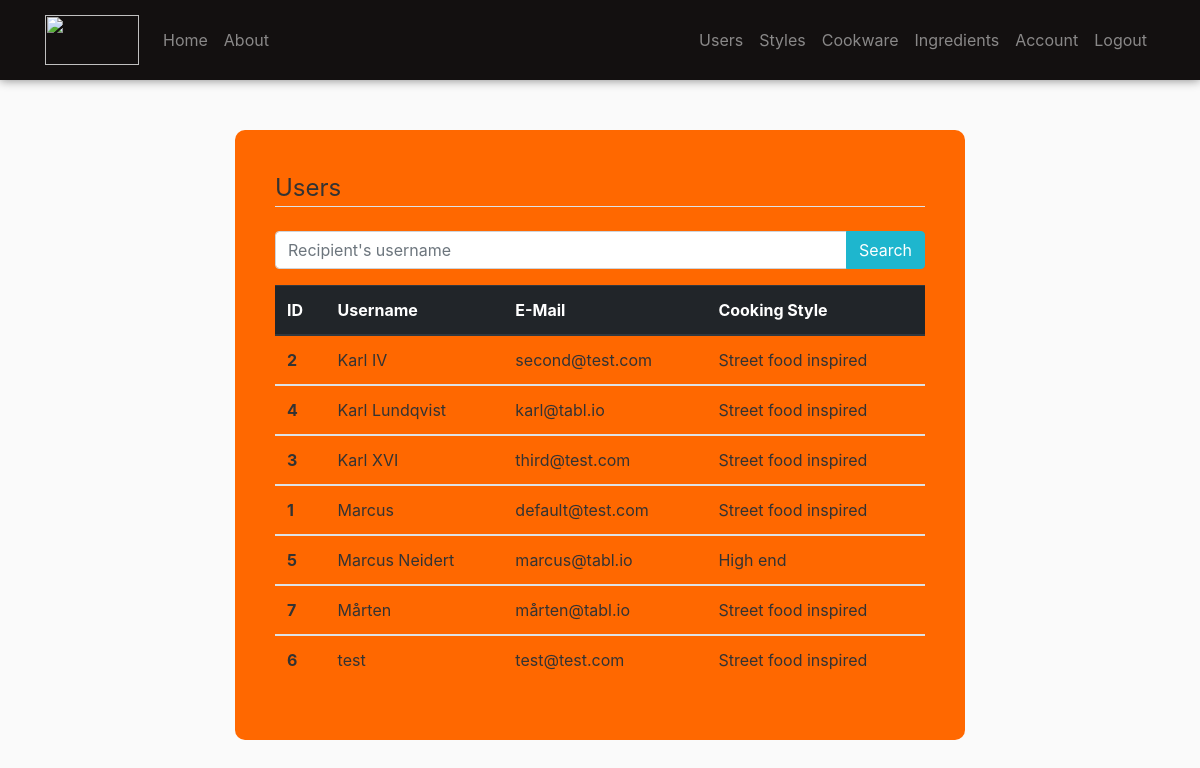
/users (signed in), run on the app's committed database.
### tabl/models.py (models this page shows, shortened)
@dataclass  # dataclass is used to allow for converting objects to JSON in the webservice
class User(db.Model, UserMixin):
    is_admin   = db.Column(db.Boolean, nullable=False, default=False)
    id         = db.Column(db.Integer, primary_key=True)
    username   = db.Column(db.String(20), unique=True, nullable=False)
    email      = db.Column(db.String(120), unique=True, nullable=False)
    image_file = db.Column(db.String(20), nullable=False, default='tabl.png')
    password   = db.Column(db.String(60), nullable=False)
    user_intolerances = db.relationship('Ingredient', secondary=intolerances, lazy='subquery',
                                        backref=db.backref('intolerant', lazy=True))
    cookware          = db.relationship('Cookware', secondary=user_cookware, lazy='subquery',
                               backref=db.backref('cookware', lazy=True))
    user_style_id     = db.Column(db.Integer, db.ForeignKey('style.id'), nullable=False, default=0)

class Style(db.Model):
    id          = db.Column(db.Integer, primary_key=True)
    name        = db.Column(db.String(40), unique=True, nullable=False)
    style_users = db.relationship(User, backref='style', lazy=True) #many-to-one relationship. Each style can have many users, but the users can choose only one favourite style.

### tabl/routes.py (the view)
@app.route("/users", methods=['GET', 'POST'])
@login_required
def users():
    if (current_user.is_authenticated and (current_user.is_admin == True)):
        pass
    else:
        return redirect(url_for('users'))
    if 'keyword' in request.args:
        keyword = request.args['keyword']
        users = User.query.filter(User.username.like(f'%{keyword}%')).order_by(User.username).all()
    else:
        users = User.query.order_by(User.username).all()
    return render_template('users.html',
                           title='Users',
                           users=users)

### tabl/__init__.py (called while the page is built)
def _fk_pragma_on_connect(db_api_con, con_record):
    db_api_con.execute('pragma foreign_keys=ON')

@app.after_request
def add_header(r):
    r.headers["Cache-Control"] = "no-cache, no-store, must-revalidate"
    r.headers["Pragma"] = "no-cache"
    r.headers["Expires"] = "0"
    r.headers['Cache-Control'] = 'public, max-age=0'
    return r

### tabl/models.py (called while the page is built)
@login_manager.user_loader
def load_user(user_id):
    return User.query.get(int(user_id))

### tabl/templates/users.html
{% extends "layout.html" %}
{% block content %}
    <div class="content-section" style="background-color: #ff6800; border:none; padding: 40px; margin-top: 50px; border-radius: 10px">
        <legend class="border-bottom mb-4">Users</legend>
        <form method="GET" action="">
        <div class="input-group mb-3">
          <input type="text" name="keyword" id="keyword" class="form-control" placeholder="Recipient's username" aria-label="Recipient's username" aria-describedby="basic-addon2">
          <div class="input-group-append">
            <button class="btn btn-tabl" type="submit">Search</button>
          </div>
        </div>
        </form>
        <table class="table">
          <thead class="thead-dark" style="background-color: #131010">
            <tr>
                <th scope="col">ID</th>
                <th scope="col">Username</th>
                <th scope="col">E-Mail</th>
                <th scope="col">Cooking Style</th>
            </tr>
          </thead>
            <tbody>
                {% for user in users %}
                    <tr>
                        <th scope="row">{{ user.id }}</th>
                        <td>{{ user.username }}</td>
                        <td>{{ user.email }}</td>
                        <td>{{ user.style.name }}</td>
                    </tr>
                  </tbody>
                {% endfor %}
            </table>
    </div>
{% endblock content %}

### tabl/static/main.css (style rules this page uses)
body { background: #fafafa; color: #333333; margin-top: 5rem; }
.content-section { background: #ffffff; padding: 10px 20px; border: 1px solid #dddddd; border-radius: 3px; margin-bottom: 20px; }
.btn-tabl { color:#fff; background-color: #1eb6ce; border-color: #1eb6ce; }

### data on the page
User: id "2", username "Karl IV", email "second@test.com", style.name "Street food inspired"
User: id "4", username "Karl Lundqvist", email "karl@tabl.io", style.name "Street food inspired"
User: id "3", username "Karl XVI", email "third@test.com", style.name "Street food inspired"
User: id "1", username "Marcus", email "default@test.com", style.name "Street food inspired"
User: id "5", username "Marcus Neidert", email "marcus@tabl.io", style.name "High end"
User: id "7", username "Mårten", email "mårten@tabl.io", style.name "Street food inspired"
User: id "6", username "test", email "test@test.com", style.name "Street food inspired"
